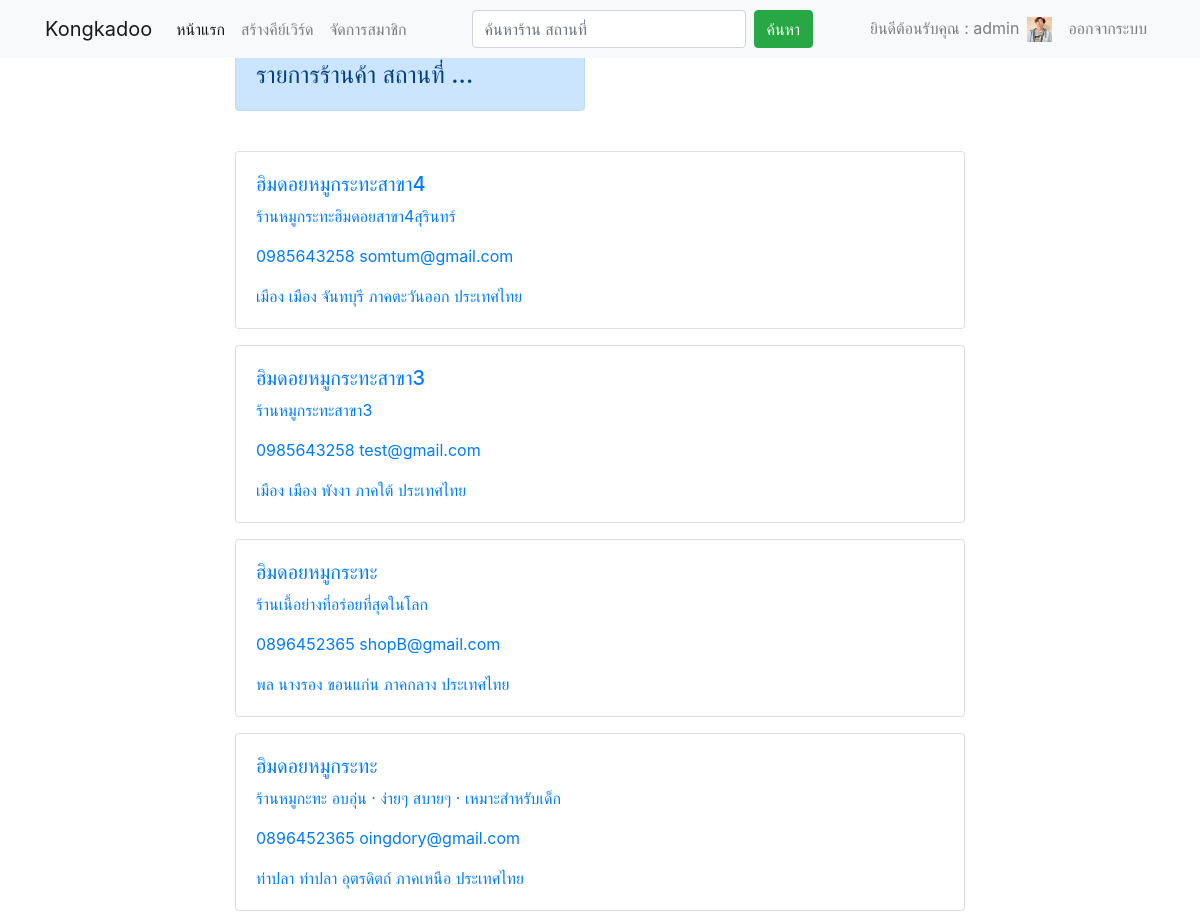
The page /index.php (signed in, upper part) on the database as committed earlier.
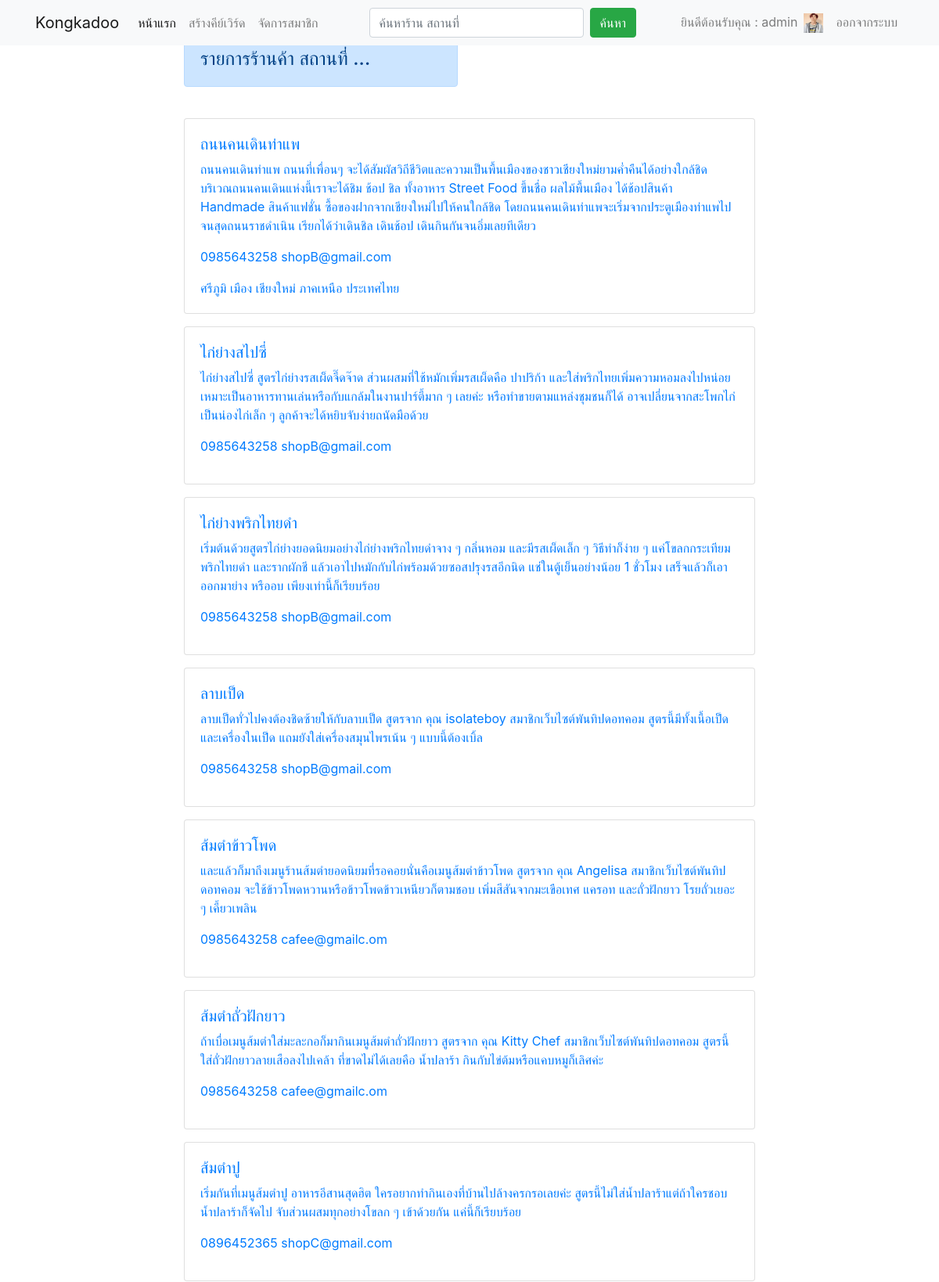
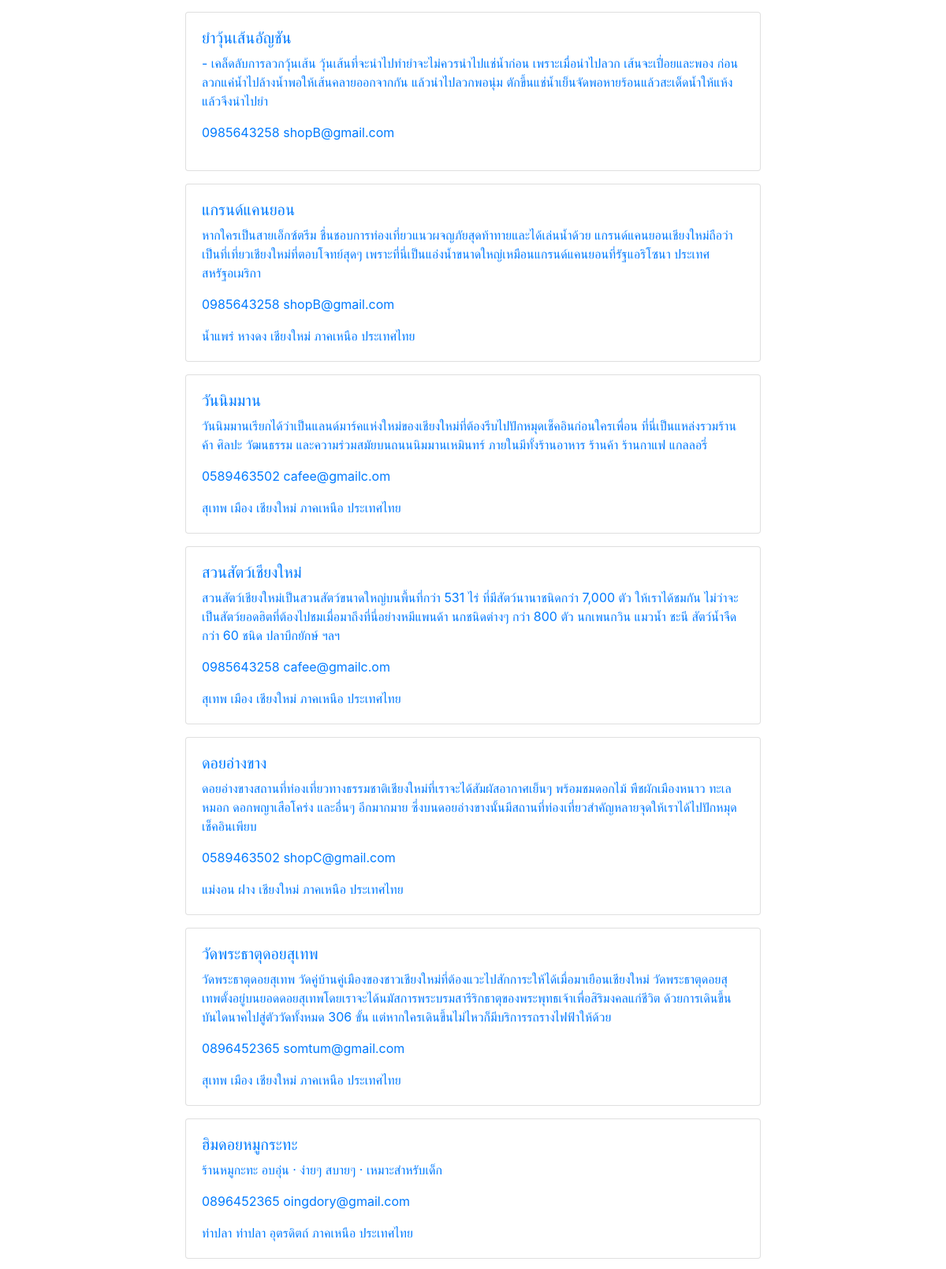
The same page on the database as committed later (2 pictures, top to bottom).
### tables this page shows
CREATE TABLE `shop` (
  `idshop` int(11) NOT NULL,
  `shop_name` varchar(255) NOT NULL,
  `shop_phone` varchar(10) NOT NULL,
  `shop_email` varchar(255) NOT NULL,
  `shop_explain` text NOT NULL,
  `shop_country` varchar(255) NOT NULL,
  `shop_geography` varchar(255) NOT NULL,
  `shop_province` varchar(255) NOT NULL,
  `shop_amphur` varchar(255) NOT NULL,
  `shop_district` varchar(255) NOT NULL,
  `shop_village` varchar(255) NOT NULL,
  `shop_pic` varchar(255) NOT NULL,
  `shop_username` varchar(255) NOT NULL,
  `shop_type` varchar(255) NOT NULL
);

### index.php (the view, shortened to what this page needs)
<?php session_start();
$idusername = $_SESSION["idusername"];
include 'header.php';
if (isset($_POST['search'])) {
    $search = '%' . $_POST['search'] . '%';
    $sql = 'SELECT * from review where (topic LIKE"' . $search . '")';
    $sql .= 'or (content LIKE "' . $search . '")order by idreview desc';
} else {
    $sql = 'SELECT * from shop order by idshop desc';
}
$result = mysql_query($sql) or die(mysql_error());
?>
<div class="container">
    <div class="row">
        <div class="col-sm col-md col-lg col-xl">
            <nav class="navbar navbar-expand-lg fixed-top navbar-light bg-light">
                <div class="container">
                    <a class="navbar-brand" href="index.php">Kongkadoo</a>
                    <div class="collapse navbar-collapse" id="navbarSupportedContent">
                        <ul class="navbar-nav mr-auto">
                            <li class="nav-item active">
                                <a class="nav-link" href="index.php">หน้าแรก <span class="sr-only">(current)</span></a>
                            </li>
                            <?php if ($idusername == "admin") {?>
                            <li class="nav-item">
                                <a class="nav-link" href="manage_shop.php">สร้างคีย์เวิร์ด </a>
                            </li>
                            <li class="nav-item">
                                <a class="nav-link" href="register_admin.php">จัดการสมาชิก </a>
                            </li>
                            <?php }?>
                        </ul>
                        <form id="formsearch" name="formsearch" method="post" action="search_file.php"
                            class="form-inline my-4 my-lg-0">
                            <input name="search" type="text" id="search" required class="form-control mr-sm-2"
                                placeholder="ค้นหาร้าน สถานที่" />
                            <button class="btn btn-success my-2 my-sm-0" type="submit">ค้นหา</button>
                        </form>
                        <ul class="navbar-nav ml-auto">
                            <?php if (isset($_SESSION['id'])) {?>
                            <li class="nav-item">
                                <span class="navbar-text">
                                    <?php echo "ยินดีต้อนรับคุณ : " . $_SESSION['fullname']; ?>
                                </span>
                            </li>
                            <li class="nav-item">
                                <a class="nav-link" href=""><img src="Image/<?php echo $_SESSION['pic']; ?>" alt=""
                                        width="25" height="25"> <span class="sr-only">(current)</span></a>
                            </li>
                            <li class="nav-item">
                                <a class="nav-link" href="logout.php">ออกจากระบบ </a>
                            </li>
                            <?php }?>
                        </ul>
                    </div>
                </div>
            </nav>
        </div>
    </div>
</div>
<br>
<br>
<div class="container">
    <div class="row">
        <div class=col-2></div>
        <div class=col-4>
            <div class="alert alert-primary" role="alert">
                <h4>รายการร้านค้า สถานที่ ...</h4>
            </div>
        </div>
    </div>
    <div class="row">
        <div class="col-2"></div>
        <div class="col-8">
            <br>
            <?php
while ($row = mysql_fetch_assoc($result)) {
    echo "<div class='card'>";
    echo "<div class='card-body text-white '>";
    echo "<H5 class='card-text'><a href='shop_profile.php?idshop=" . $row['idshop'] . "'>" . $row['shop_name'] . "</a></H5>";
    echo "<p class='card-text'><a href='shop_profile.php?idshop=" . $row['idshop'] . "'>" . $row['shop_explain'] . "</a></p>";
    echo "<p class='card-text'><a href='shop_profile.php?idshop=" . $row['idshop'] . "'>" . $row['shop_phone'] . "  " . $row['shop_email'] . "</a></p>";
    echo "<p class='card-text'><a href='shop_profile.php?idshop=" . $row['idshop'] . "'>" . $row['shop_district'] . "  " . $row['shop_amphur'] . "  " . $row['shop_province'] . "  " . $row['shop_geography'] . "  " . $row['shop_country'] . "</a></p>";
    echo "</div>";
    echo "</div>";
}
?>
        </div>
    </div>
</div>
<?php include 'footer.php';?>

Rows that differ between the two databases and show on the page:
removed shop: shop_name "ฮิมดอยหมูกระทะสาขา4", shop_explain "ร้านหมูกระทะฮิมดอยสาขา4สุรินทร์", shop_phone "0985643258", shop_email "somtum@gmail.com", shop_district "เมือง", shop_amphur "เมือง", shop_province "จันทบุรี", shop_geography "ภาคตะวันออก", shop_country "ประเทศไทย"
removed shop: shop_name "ฮิมดอยหมูกระทะสาขา3", shop_explain "ร้านหมูกระทะสาขา3", shop_phone "0985643258", shop_email "test@gmail.com", shop_district "เมือง", shop_amphur "เมือง", shop_province "พังงา", shop_geography "ภาคใต้", shop_country "ประเทศไทย"
removed shop: shop_name "ฮิมดอยหมูกระทะ", shop_explain "ร้านเนื้อย่างที่อร่อยที่สุดในโลก", shop_phone "0896452365", shop_email "shopB@gmail.com", shop_district "พล", shop_amphur "นางรอง", shop_province "ขอนแก่น", shop_geography "ภาคกลาง", shop_country "ประเทศไทย"
added shop: shop_name "ถนนคนเดินท่าแพ", shop_explain "ถนนคนเดินท่าแพ ถนนที่เพื่อนๆ จะได้สัมผัสวิถีชีวิตและความเป็นพื้นเมืองของชาวเชียงใหม่ยามค่ำคืนได้อย่างใกล้ชิด บริเวณถนนคนเดินแห่งนี้เราจะได้ชิม ช้อป ชิล ทั้งอาหาร Street Food ขึ้นชื่อ ผลไม้พื้นเมือง ได้ช้อปสินค้า Handmade สินค้าแฟชั่น ซื้อของฝากจากเชียงใหม่ไปให้คนใกล้ชิด โดยถนนคนเดินท่าแพจะเริ่มจากประตูเมืองท่าแพไปจนสุดถนนราชดำเนิน เรียกได้ว่าเดินชิล เดินช้อป เดินกินกันจนอิ่มเลยทีเดียว", shop_phone "0985643258", shop_email "shopB@gmail.com", shop_district "ศรีภูมิ", shop_amphur "เมือง", shop_province "เชียงใหม่", shop_geography "ภาคเหนือ", shop_country "ประเทศไทย"
added shop: shop_name "ไก่ย่างสไปซี่", shop_explain "ไก่ย่างสไปซี่ สูตรไก่ย่างรสเผ็ดจี๊ดจ๊าด ส่วนผสมที่ใช้หมักเพิ่มรสเผ็ดคือ ปาปริก้า และใส่พริกไทยเพิ่มความหอมลงไปหน่อย เหมาะเป็นอาหารทานเล่นหรือกับแกล้มในงานปาร์ตี้มาก ๆ เลยค่ะ หรือทำขายตามแหล่งชุมชนก็ได้ อาจเปลี่ยนจากสะโพกไก่เป็นน่องไก่เล็ก ๆ ลูกค้าจะได้หยิบจับง่ายถนัดมือด้วย", shop_phone "0985643258", shop_email "shopB@gmail.com"
added shop: shop_name "ไก่ย่างพริกไทยดำ", shop_explain "เริ่มต้นด้วยสูตรไก่ย่างยอดนิยมอย่างไก่ย่างพริกไทยดำจาง ๆ กลิ่นหอม และมีรสเผ็ดเล็ก ๆ วิธีทำก็ง่าย ๆ แค่โขลกกระเทียม พริกไทยดำ และรากผักชี แล้วเอาไปหมักกับไก่พร้อมด้วยซอสปรุงรสอีกนิด แช่ในตู้เย็นอย่างน้อย 1 ชั่วโมง เสร็จแล้วก็เอาออกมาย่าง หรืออบ เพียงเท่านี้ก็เรียบร้อย", shop_phone "0985643258", shop_email "shopB@gmail.com"
added shop: shop_name "ลาบเป็ด", shop_explain "ลาบเป็ดทั่วไปคงต้องชิดซ้ายให้กับลาบเป็ด สูตรจาก คุณ isolateboy สมาชิกเว็บไซต์พันทิปดอทคอม สูตรนี้มีทั้งเนื้อเป็ดและเครื่องในเป็ด แถมยังใส่เครื่องสมุนไพรเน้น ๆ แบบนี้ต้องเบิ้ล", shop_phone "0985643258", shop_email "shopB@gmail.com"
added shop: shop_name "ส้มตำข้าวโพด", shop_explain "และแล้วก็มาถึงเมนูร้านส้มตำยอดนิยมที่รอคอยนั่นคือเมนูส้มตำข้าวโพด สูตรจาก คุณ Angelisa สมาชิกเว็บไซต์พันทิปดอทคอม จะใช้ข้าวโพดหวานหรือข้าวโพดข้าวเหนียวก็ตามชอบ เพิ่มสีสันจากมะเขือเทศ แครอท และถั่วฝักยาว โรยถั่วเยอะ ๆ เคี้ยวเพลิน", shop_phone "0985643258", shop_email "cafee@gmailc.om"
added shop: shop_name "ส้มตำถั่วฝักยาว", shop_explain "ถ้าเบื่อเมนูส้มตำใส่มะละกอก็มากินเมนูส้มตำถั่วฝักยาว สูตรจาก คุณ Kitty Chef สมาชิกเว็บไซต์พันทิปดอทคอม สูตรนี้ใส่ถั่วฝักยาวลายเสือลงไปเคล้า ที่ขาดไม่ได้เลยคือ น้ำปลาร้า กินกับไข่ต้มหรือแคบหมูก็เลิศค่ะ", shop_phone "0985643258", shop_email "cafee@gmailc.om"
added shop: shop_name "ส้มตำปู", shop_explain "เริ่มกันที่เมนูส้มตำปู อาหารอีสานสุดฮิต ใครอยากทำกินเองที่บ้านไปล้างครกรอเลยค่ะ สูตรนี้ไม่ใส่น้ำปลาร้าแต่ถ้าใครชอบน้ำปลาร้าก็จัดไป จับส่วนผสมทุกอย่างโขลก ๆ เข้าด้วยกัน แค่นี้ก็เรียบร้อย", shop_phone "0896452365", shop_email "shopC@gmail.com"
added shop: shop_name "ยำวุ้นเส้นอัญชัน", shop_explain "- เคล็ดลับการลวกวุ้นเส้น วุ้นเส้นที่จะนำไปทำยำจะไม่ควรนำไปแช่น้ำก่อน เพราะเมื่อนำไปลวก เส้นจะเปื่อยและพอง ก่อนลวกแค่น้ำไปล้างน้ำพอให้เส้นคลายออกจากกัน แล้วนำไปลวกพอนุ่ม ตักขึ้นแช่น้ำเย็นจัดพอหายร้อนแล้วสะเด็ดน้ำให้แห้งแล้วจึงนำไปยำ", shop_phone "0985643258", shop_email "shopB@gmail.com"
added shop: shop_name "แกรนด์แคนยอน", shop_explain "หากใครเป็นสายเอ็กซ์ตรีม ชื่นชอบการท่องเที่ยวแนวผจญภัยสุดท้าทายและได้เล่นน้ำด้วย แกรนด์แคนยอนเชียงใหม่ถือว่าเป็นที่เที่ยวเชียงใหม่ที่ตอบโจทย์สุดๆ เพราะที่นี่เป็นแอ่งน้ำขนาดใหญ่เหมือนแกรนด์แคนยอนที่รัฐแอริโซนา ประเทศสหรัฐอเมริกา", shop_phone "0985643258", shop_email "shopB@gmail.com", shop_district "น้ำแพร่", shop_amphur "หางดง", shop_province "เชียงใหม่", shop_geography "ภาคเหนือ", shop_country "ประเทศไทย"
added shop: shop_name "วันนิมมาน", shop_explain "วันนิมมานเรียกได้ว่าเป็นแลนด์มาร์คแห่งใหม่ของเชียงใหม่ที่ต้องรีบไปปักหมุดเช็คอินก่อนใครเพื่อน ที่นี่เป็นแหล่งรวมร้านค้า ศิลปะ วัฒนธรรม และความร่วมสมัยบนถนนนิมมานเหมินทร์ ภายในมีทั้งร้านอาหาร ร้านค้า ร้านกาแฟ แกลลอรี่", shop_phone "0589463502", shop_email "cafee@gmailc.om", shop_district "สุเทพ", shop_amphur "เมือง", shop_province "เชียงใหม่", shop_geography "ภาคเหนือ", shop_country "ประเทศไทย"
added shop: shop_name "สวนสัตว์เชียงใหม่", shop_explain "สวนสัตว์เชียงใหม่เป็นสวนสัตว์ขนาดใหญ่บนพื้นที่กว่า 531 ไร่ ที่มีสัตว์นานาชนิดกว่า 7,000 ตัว ให้เราได้ชมกัน ไม่ว่าจะเป็นสัตว์ยอดฮิตที่ต้องไปชมเมื่อมาถึงที่นี่อย่างหมีแพนด้า นกชนิดต่างๆ กว่า 800 ตัว นกเพนกวิน แมวนํ้า ชะนี สัตว์น้ำจืดกว่า 60 ชนิด ปลาบึกยักษ์ ฯลฯ", shop_phone "0985643258", shop_email "cafee@gmailc.om", shop_district "สุเทพ", shop_amphur "เมือง", shop_province "เชียงใหม่", shop_geography "ภาคเหนือ", shop_country "ประเทศไทย"
added shop: shop_name "ดอยอ่างขาง", shop_explain "ดอยอ่างขางสถานที่ท่องเที่ยวทางธรรมชาติเชียงใหม่ที่เราจะได้สัมผัสอากาศเย็นๆ พร้อมชมดอกไม้ พืชผักเมืองหนาว ทะเลหมอก ดอกพญาเสือโคร่ง และอื่นๆ อีกมากมาย ซึ่งบนดอยอ่างขางนั้นมีสถานที่ท่องเที่ยวสำคัญหลายจุดให้เราได้ไปปักหมุดเช็คอินเพียบ", shop_phone "0589463502", shop_email "shopC@gmail.com", shop_district "แม่งอน", shop_amphur "ฝาง", shop_province "เชียงใหม่", shop_geography "ภาคเหนือ", shop_country "ประเทศไทย"
added shop: shop_name "วัดพระธาตุดอยสุเทพ", shop_explain "วัดพระธาตุดอยสุเทพ วัดคู่บ้านคู่เมืองของชาวเชียงใหม่ที่ต้องแวะไปสักการะให้ได้เมื่อมาเยือนเชียงใหม่ วัดพระธาตุดอยสุเทพตั้งอยู่บนยอดดอยสุเทพโดยเราจะได้นมัสการพระบรมสารีริกธาตุของพระพุทธเจ้าเพื่อสิริมงคลแก่ชีวิต ด้วยการเดินขึ้นบันไดนาคไปสู่ตัววัดทั้งหมด 306 ขั้น แต่หากใครเดินขึ้นไม่ไหวก็มีบริการรถรางไฟฟ้าให้ด้วย", shop_phone "0896452365", shop_email "somtum@gmail.com", shop_district "สุเทพ", shop_amphur "เมือง", shop_province "เชียงใหม่", shop_geography "ภาคเหนือ", shop_country "ประเทศไทย"
